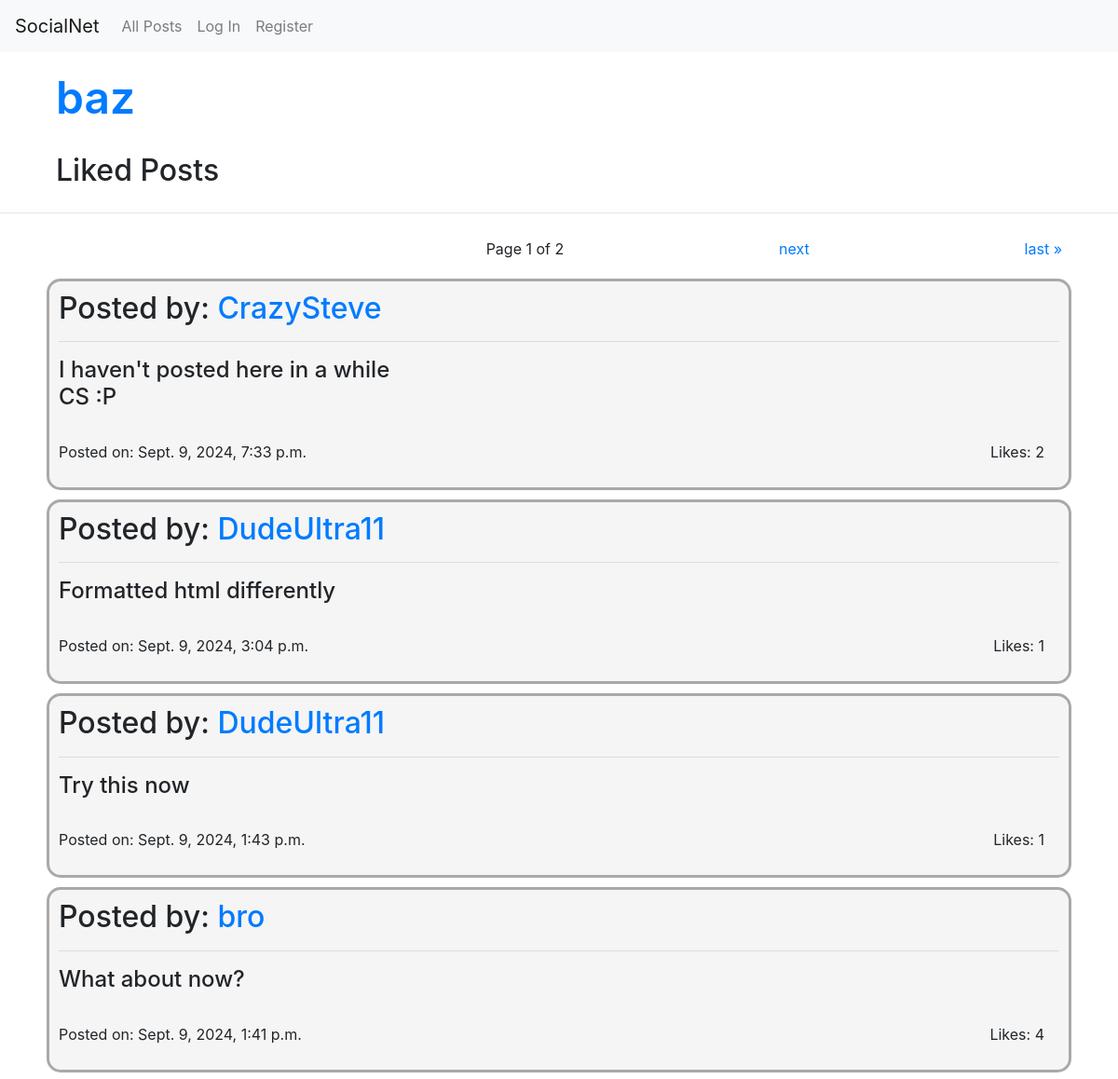
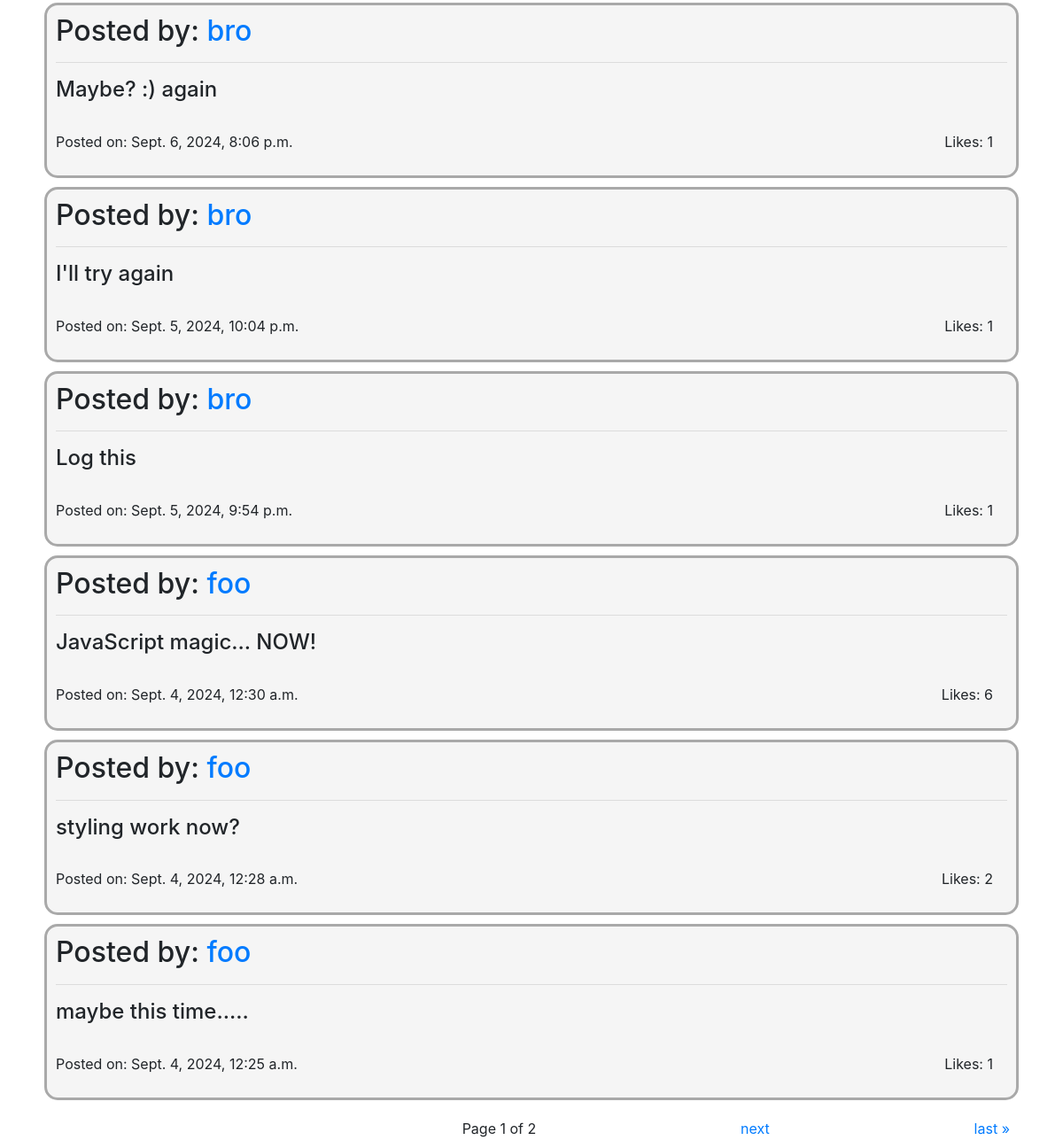
/profile/baz/liked, run on the app's committed database (2 pictures, top to bottom).
### network/models.py (models this page shows, shortened)
class User(AbstractUser):
    def __str__(self):
        return self.username

class Post(models.Model):
    user = models.ForeignKey(User, on_delete=models.CASCADE, related_name="posts")
    content = models.TextField(blank=True)
    timestamp = models.DateTimeField(auto_now_add=True)
    def like_count(self):
        return self.likes.count()

### network/views.py (the view)
# urls.py: path("profile/<str:username>/liked", views.liked, name="liked"),
def liked(request, username):
    profile = get_object_or_404(User, username=username)
    liked = Like.objects.filter(user=profile).values_list('post', flat=True)
    posts = Post.objects.filter(id__in=liked).order_by('-timestamp')
    paginator = Paginator(posts, 10)
    page_number = request.GET.get('page')
    page_obj = paginator.get_page(page_number)
    if (request.user.is_authenticated):
        liked_posts = Like.objects.filter(user=request.user, post__in=posts).values_list('post_id', flat=True)
        return render(request, "network/liked.html", {
            "profile": profile,
            "posts": posts,
            "liked_posts": liked_posts,
            "page_obj": page_obj
        })
    else:
        return render(request, "network/liked.html", {
            "profile": profile,
            "posts": posts,
            "page_obj": page_obj
        })

### network/templates/network/liked.html (shortened to what this page needs)
{% extends "network/layout.html" %}
{% block body %}
    <h1 id="profile-title"><a href="{% url 'profile' profile.username %}">{{ profile.username }}</a></h1>
    <h2 id="following-title">Liked Posts</h2><hr>
    {% if page_obj.paginator.num_pages > 1 %}
        <div class="pagination">
            <span class="current">
                Page {{ page_obj.number }} of {{ page_obj.paginator.num_pages }}
            </span>
            {% if page_obj.has_next %}
                <a href="?page={{ page_obj.next_page_number }}">next</a>
                <a href="?page={{ page_obj.paginator.num_pages }}">last &raquo;</a>
            {% else %}
                <span></span>
                <span></span>
            {% endif %}
        </div>
    {% endif %}
    <div id="all-posts">
    {% for post in page_obj %}
        <div class="post">
            <h2 id="post-user">
                Posted by: <a href="{% url 'profile' post.user %}">{{ post.user }}</a>
            </h2><hr>
            <h4 class="posted-content" id="post-content">{{ post.content }}</h4><br>
            <p id="post-timestamp">
                Posted on: {{ post.timestamp }}
                {% if user.is_authenticated %}
                    {% if post.id in liked_posts %}
                        <button class="btn btn-primary like-btn" data-post-id="{{ post.id }}">
                            Like <span class="like-count">{{ post.like_count }}</span>
                        </button>
                    {% else %}
                        <button class="btn btn-outline-primary like-btn" data-post-id="{{ post.id }}">
                            Like <span class="like-count">{{ post.like_count }}</span>
                        </button>
                    {% endif %}
                {% else %}
                    <span class="like-count">Likes: {{ post.like_count }}</span>
                {% endif %}
            </p>
        </div>
    {% endfor %}
    </div>
    {% if page_obj.paginator.num_pages > 1 %}
        <div class="pagination">
            <span class="current">
                Page {{ page_obj.number }} of {{ page_obj.paginator.num_pages }}
            </span>
            {% if page_obj.has_next %}
                <a href="?page={{ page_obj.next_page_number }}">next</a>
                <a href="?page={{ page_obj.paginator.num_pages }}">last &raquo;</a>
            {% else %}
                <span></span>
                <span></span>
            {% endif %}
        </div>
    {% endif %}
{% endblock %}

### network/static/network/styles.css (style rules this page uses)
.post { padding: 10px; margin-left: 50px; margin-right: 50px; margin-top: 10px; margin-bottom: 10px; border-style: solid; border-radius: 15px; border-color: darkgray; border-width: 3px; background-color: rgb(245, 245, 245); }
#profile-title { padding: 10px; margin-left: 50px; margin-right: 50px; margin-top: 10px; margin-bottom: 10px; font-size: 48px; font-weight: 600; }
#post-timestamp { display: flex; justify-content: space-between; align-items: center; padding-right: 1em; }
.posted-content { white-space: pre-wrap; }
#following-title { padding: 10px; margin-left: 50px; margin-right: 50px; margin-top: 10px; margin-bottom: 10px; font-weight: 550; }
.pagination { display: flex; justify-content: space-between; align-items: center; padding: 10px; margin-left: 50px; margin-right: 50px; }

### data on the page
User: username "baz"
Post: user "CrazySteve", content "I haven't posted here in a while CS :P", timestamp "Sept. 9, 2024, 7:33 p.m.", like_count "2"
Post: user "DudeUltra11", content "Formatted html differently", timestamp "Sept. 9, 2024, 3:04 p.m.", like_count "1"
Post: user "DudeUltra11", content "Try this now", timestamp "Sept. 9, 2024, 1:43 p.m.", like_count "1"
Post: user "bro", content "What about now?", timestamp "Sept. 9, 2024, 1:41 p.m.", like_count "4"
Post: user "bro", content "Maybe? :) again", timestamp "Sept. 6, 2024, 8:06 p.m.", like_count "1"
Post: user "bro", content "I'll try again", timestamp "Sept. 5, 2024, 10:04 p.m.", like_count "1"
Post: user "bro", content "Log this", timestamp "Sept. 5, 2024, 9:54 p.m.", like_count "1"
Post: user "foo", content "JavaScript magic... NOW!", timestamp "Sept. 4, 2024, 12:30 a.m.", like_count "6"
Post: user "foo", content "styling work now?", timestamp "Sept. 4, 2024, 12:28 a.m.", like_count "2"
Post: user "foo", content "maybe this time.....", timestamp "Sept. 4, 2024, 12:25 a.m.", like_count "1"

### other printed values
{{ page_obj.number }} "1"
{{ page_obj.paginator.num_pages }} "2"
